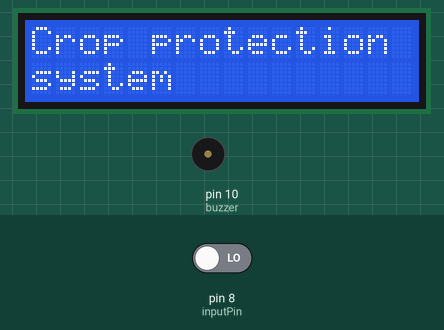
This sketch was run on a simulated Arduino Uno, built with avr-gcc and run on an emulated ATmega328P. On the bench: 16×2 character LCD, buzzer (waves = sounding). The inputs (shaded band) are chosen by the test bench; at power-on: pin 8 (inputPin) LOW. The modem accepts every AT command (registered, SIM ready, sends succeed) and sends nothing else; what the sketch prints to the serial monitor is not drawn.

Above: at 4.3 s.
4.4 s: pin 8 (inputPin) driven HIGH
At 5.6 s:
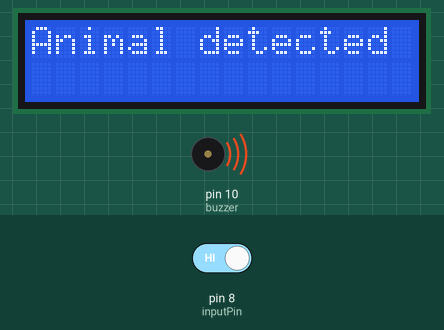
5.9 s: pin 8 (inputPin) driven LOW
At 7.5 s:
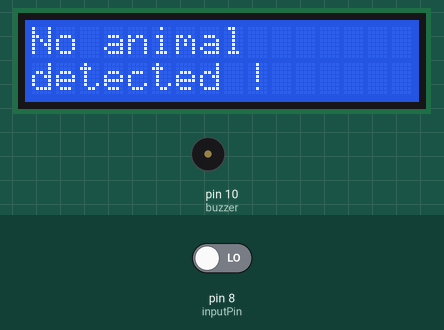
At 8.5 s:
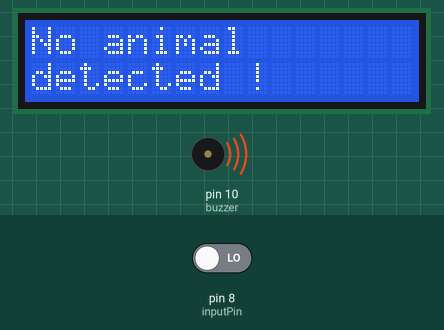
Timing chart, 0 to 35.9 s (numbered marks = the images above; inputs shaded):
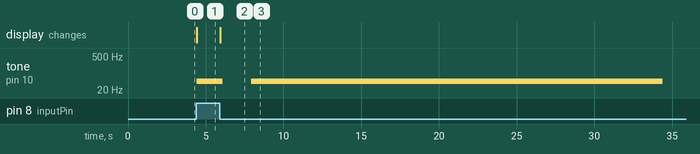

The sketch:

crop_protection.ino
```cpp
#include <Wire.h>
#include <LiquidCrystal_I2C.h>
#include <SoftwareSerial.h>
SoftwareSerial gsm(3, 2); // RX, TX
LiquidCrystal_I2C lcd(0x27, 16, 2); // set the LCD address to 0x27 for a 16 chars and 2 line display
int buzzer = 10; // choose the pin for the LED
int inputPin = 8; // choose the input pin (for PIR sensor)
int pirState = LOW; // we start, assuming no motion detected
int val = 0; // variable for reading the pin status
unsigned int current_millis;
unsigned int last_millis = 0;
unsigned int l_m = 0;
String msg = "";
int check_sound = 0;
void setup() {
  pinMode(buzzer, OUTPUT); // declare LED as output
  pinMode(inputPin, INPUT); // declare sensor as input
  Serial.begin(9600);
  gsm.begin(115200);   // Setting the baud rate of GSM Module
  lcd.init();
  lcd.init();
  lcd.backlight();
  lcd.setCursor(0, 0);
  lcd.print("Crop protection");
  lcd.setCursor(0, 1);
  lcd.print("system");
  gsm.println("AT");
  delay(1000);
  gsm.println("AT+CFUN=?");
  delay(2000);
  gsm.println("AT+CFUN=1");
}

void loop() {
  current_millis = millis();
  if (current_millis - l_m > 30000) {
    check_sound = 0;

  }
  if (check_sound == 1)
  {
    tone(buzzer, 45, 200);
  }
  else {
    tone(buzzer, 0);
  }
  val = digitalRead(inputPin); // read input value
  if (val == HIGH) { // check if the input is HIGH

    if (pirState == LOW) {
      // we have just turned on
      Serial.println("Motion detected!");
      // We only want to print on the output change, not state
      pirState = HIGH;
      lcd.clear();
      lcd.setCursor(0, 0);
      lcd.print("Animal detected !");
      msg = "An animal has been detected in your farm , you may consider checking on your crops";
      SendTextMessage();
      l_m = millis();
      check_sound = 1;
      tone(buzzer,450, 300); // turn LED ON

    }
  } else {
    digitalWrite(buzzer, LOW); // turn LED OFF
    if (pirState == HIGH) {
      // we have just turned of
      Serial.println("Motion ended!");
      // We only want to print on the output change, not state
      pirState = LOW;
      lcd.clear();
      lcd.setCursor(0, 0);
      lcd.print("No animal ");
      lcd.setCursor(0, 1);
      lcd.print("detected !");
      delay(2000);
    }

  }
}
void SendTextMessage()
{
  current_millis = millis();
  if (current_millis - last_millis > 30000) {
    Serial.println("Sending Text...");
    gsm.print("AT+CMGF=1\r"); // Set the shield to SMS mode
    delay(100);
    gsm.print("AT+CMGS=\"+250786135953\"\r");
    delay(200);
    gsm.print(msg); //the content of the message
    gsm.print("\r");
    delay(500);
    gsm.print((char)26);//the ASCII code of the ctrl+z is 26 (required according to the datasheet)
    delay(100);
    gsm.println();
    Serial.println("Text Sent.");
    delay(500);
    last_millis = millis();
  }
}
```

Measured:
- after the input at 4.4 s, tone on pin 10 (buzzer): silent → 45 Hz at once; the display: changes at once (image 1)
- after the input at 5.9 s, tone on pin 10 (buzzer): 45 Hz → silent after 0.20 s instead of 28.5 s; the display: changes at once (image 2)
